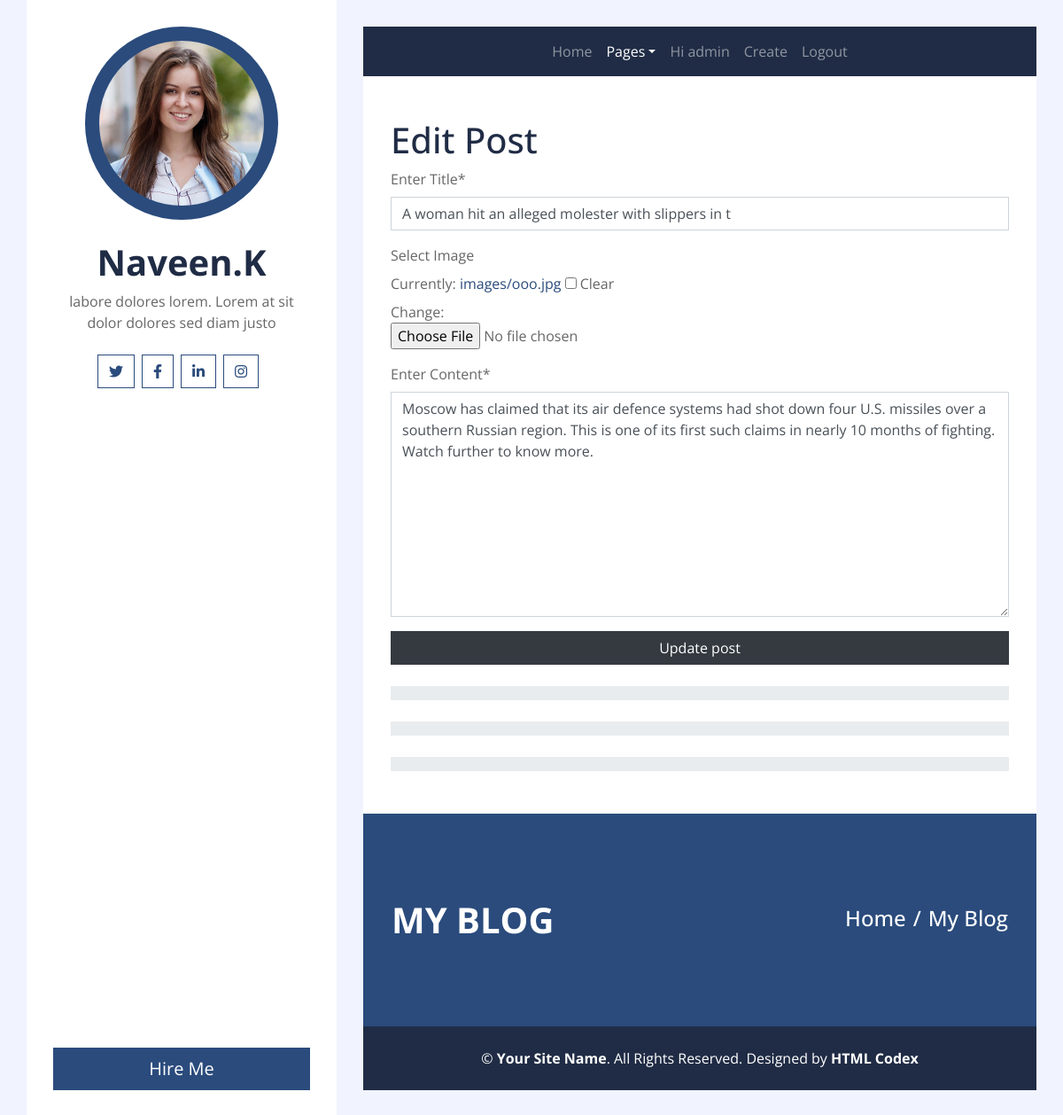
/edit/5/ (signed in), run on the app's committed database.
### user/models.py (models this page shows, shortened)
class Post(models.Model):
    title=models.CharField(max_length=50)
    image = models.ImageField(upload_to='images/', blank=True)
    content=models.TextField(max_length=1000)

### user/views.py (the view)
# urls.py: path('edit/<int:id>/',views.edit, name='edit'),
@login_required
def edit(request,id):
    blog = Post.objects.get(id=id)
    form = PostForm(instance=blog)
    if request.method == 'POST' :
        form = PostForm(request.POST, instance=blog)
        if form.is_valid():
            form.save()
            return redirect('index')
    return render (request,'edit.html',{'form':form})

### user/forms.py
class PostForm(forms.ModelForm):
    class Meta:
        model=Post
        fields='__all__'
        labels = {
            'title':'Enter Title',
            'image':'Select Image',
            'content':'Enter Content'
        }

### user/templates/edit.html (shortened to what this page needs)
{% extends 'theme.html' %}
{% load static %}
{% block content %}
{% load crispy_forms_filters %}
            <div class="container bg-white pt-5">
                <div class="row px-3 pb-5">
                    <div class="col-md-12">
                        <h1>Edit Post</h1>
                        <form method="POST" enctype="multipart/form-data">
                            {{ form|crispy }}
                            <input type="submit" class="btn btn-dark btn-block" value="Update post"/>
                        </form>
                    </div>
                    <div class="col-md-12 pt-4">
                        <div class="d-flex flex-column skills">
                            <div class="progress w-100 mb-4">
                            </div>
                            <div class="progress w-100 mb-4">
                            </div>
                            <div class="progress w-100">
                            </div>
                        </div>
                    </div>
                </div>
            </div>
{% endblock %}

### user/templates/theme.html (shortened to what this page needs)
{% load static %}
<!DOCTYPE html>
<html lang="en">
    <head>
        <link href="https://cdnjs.cloudflare.com/ajax/libs/font-awesome/5.10.0/css/all.min.css" rel="stylesheet">
        <link href="{% static 'css/style.css'%}" rel="stylesheet">
    </head>
<body>
    <div class="wrapper">
        <div class="sidebar">
            <div class="sidebar-text d-flex flex-column h-100 justify-content-center text-center">
                <img class="mx-auto d-block w-75 bg-primary img-fluid rounded-circle mb-4 p-3" src="{% static 'img/profile.jpg' %}" alt="Image">
                <h1 class="font-weight-bold">Naveen.K</h1>
                <p class="mb-4">
                    labore dolores lorem. Lorem at sit dolor dolores sed diam justo
                </p>
                <div class="d-flex justify-content-center mb-5">
                    <a class="btn btn-outline-primary mr-2" href="#"><i class="fab fa-twitter"></i></a>
                    <a class="btn btn-outline-primary mr-2" href="#"><i class="fab fa-facebook-f"></i></a>
                    <a class="btn btn-outline-primary mr-2" href="#"><i class="fab fa-linkedin-in"></i></a>
                    <a class="btn btn-outline-primary mr-2" href="#"><i class="fab fa-instagram"></i></a>
                </div>
                <a href="" class="btn btn-lg btn-block btn-primary mt-auto">Hire Me</a>
            </div>
        </div>
        <div class="content">
            <div class="container p-0">
                <nav class="navbar navbar-expand-lg bg-secondary navbar-dark">
                    <div class="collapse navbar-collapse justify-content-between" id="navbarCollapse">
                        <div class="navbar-nav m-auto">
                            <a href="/" class="nav-item nav-link">Home</a>
                            <div class="nav-item dropdown">
                                <a href="#" class="nav-link dropdown-toggle active" data-toggle="dropdown">Pages</a>
                            </div>
                            {% if user.is_authenticated %}
                            <a href="/create" class="nav-item nav-link">Hi {{user.username}}</a>
                            <a href="/create" class="nav-item nav-link">Create</a>
                            <a href="/accounts/logout" class="nav-item nav-link">Logout</a>
                            {% else %}
                            <a href="/register" class="nav-item nav-link">Register</a>
                            <a href="/accounts/login" class="nav-item nav-link">Login</a>
                            {% endif %}
                        </div>
                    </div>
                </nav>
            </div>
            {% block content %}
            {% endblock %}
            <div class="container py-5 px-2 bg-primary">
                <div class="row py-5 px-4">
                    <div class="col-sm-6 text-center text-md-left">
                        <h1 class="mb-3 mb-md-0 text-white text-uppercase font-weight-bold">My Blog</h1>
                    </div>
                    <div class="col-sm-6 text-center text-md-right">
                        <div class="d-inline-flex pt-2">
                            <h4 class="m-0 text-white"><a class="text-white" href="">Home</a></h4>
                            <h4 class="m-0 text-white px-2">/</h4>
                            <h4 class="m-0 text-white">My Blog</h4>
                        </div>
                    </div>
                </div>
            </div>
                 <div class="container py-4 bg-secondary text-center">
                    <p class="m-0 text-white">
                        &copy; <a class="text-white font-weight-bold" href="#">Your Site Name</a>. All Rights Reserved. Designed by <a class="text-white font-weight-bold" href="https://htmlcodex.com">HTML Codex</a>
                    </p>
                </div>
            </div>
        </div>
    </body>
</html>

### data on the page
Post: title "A woman hit an alleged molester with slippers in t", content "Moscow has claimed that its air defence systems had shot down four U.S. missiles over a southern Russian region. This is one of its first such claims in nearly 10 months of fighting. Watch further to know more."

### other printed values
{{ user.username }} "admin"
